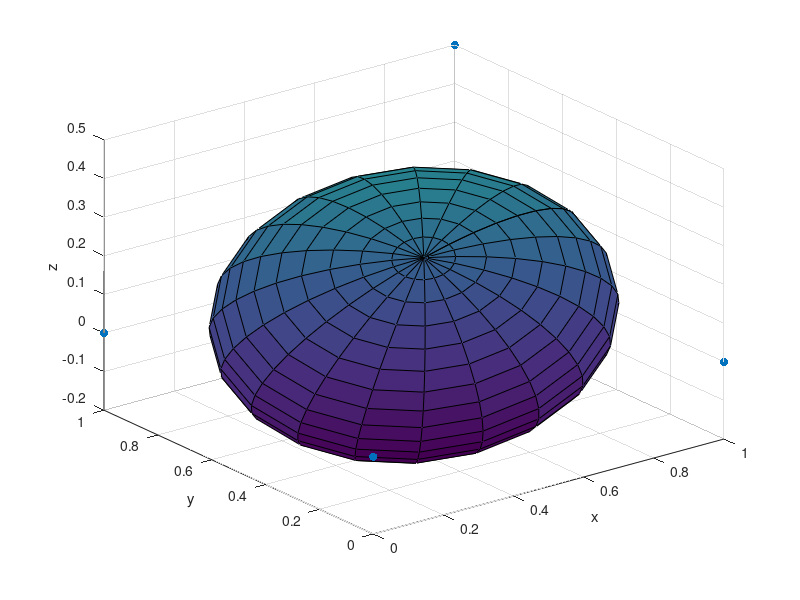

This figure's MATLAB source: (Note: this script raises an error after producing the figure.)
clear;
A = [2 1 1;1 2 1;1 1 2] / 12;
V1 = [0 0 0];
V2 = [1 0 0];
V3 = [0 1 0];
S1 = norm(cross(V1-V2, V3-V2)) / 2;
V4 = [1 0 0];
V5 = [1 1 0.5];
V6 = [0 1 0];
S2 = norm(cross(V4-V5, V6-V5)) / 2;

T1 = [V1;V2;V3];
T2 = [V4;V5;V6];
center = mean([T1;T2]);
T1_u = T1 - center;
T2_u = T2 - center;

cov = S1 * T1_u' * A * T1_u + S2 * T2_u' * A * T2_u;

[x,y,z] = sphere;
R = 5 * cov * [x(:), y(:), z(:)]';
X = reshape(R(1,:),21,21) + center(1);
Y = reshape(R(2,:),21,21) + center(2);
Z = reshape(R(3,:),21,21) + center(3);

figure;
surf(X,Y,Z);
xlabel('x');
ylabel('y');
zlabel('z');
hold on;
T = [T1;T2];
scatter3(T(:,1),T(:,2),T(:,3),'filled','r');


[U, S, V] = svd(cov);
newS = S;
newS(1,1) = S(3,3) / S(1,1);
newS(2,2) = S(3,3) / S(2,2);
newS(3,3) = 1;
M = U * newS * V';

[x,y,z] = sphere;
R = 0.05 * metrics{i} * [x(:), y(:), z(:)]';
X = reshape(R(1,:),21,21) + center(1);
Y = reshape(R(2,:),21,21) + center(2);
Z = reshape(R(3,:),21,21) + center(3);

figure;
surf(X,Y,Z);
xlabel('x');
ylabel('y');
zlabel('z');
hold on;
T = [T1;T2];
scatter3(T(:,1),T(:,2),T(:,3),'filled','r');







